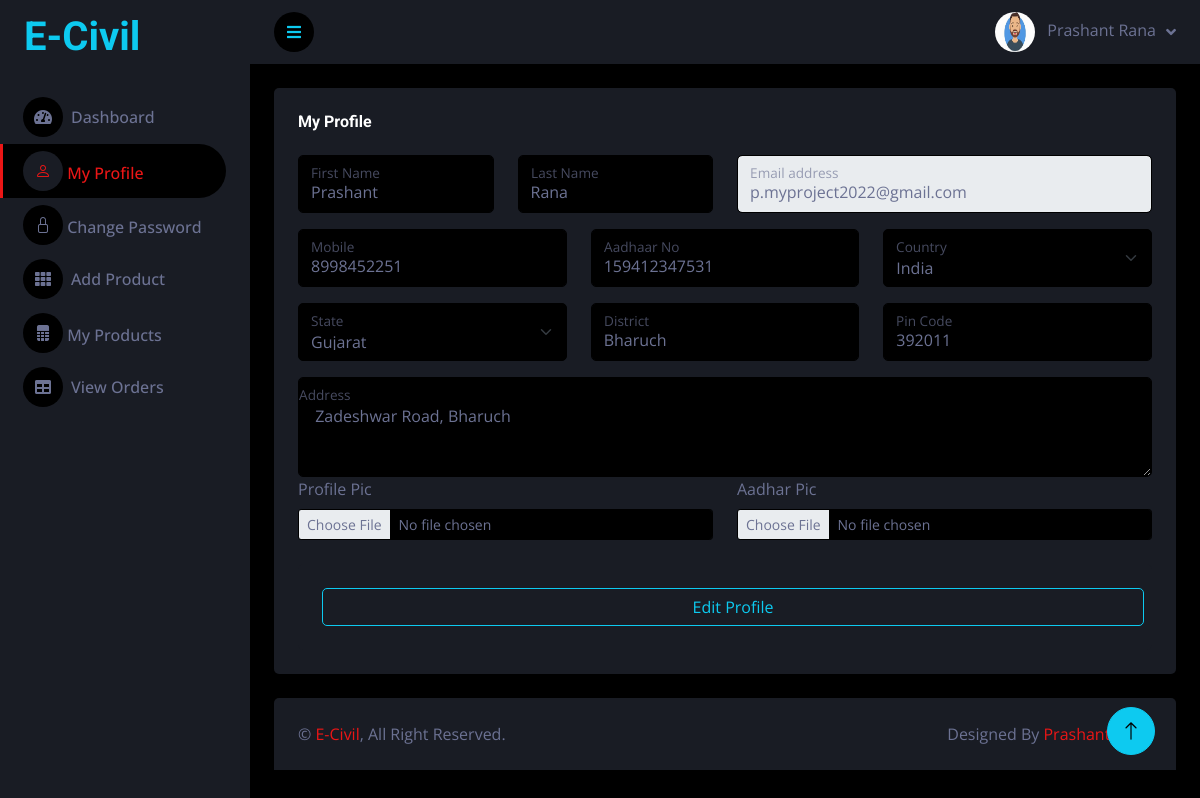
The page /seller/My_Profile/ (signed in) on the database as committed earlier.
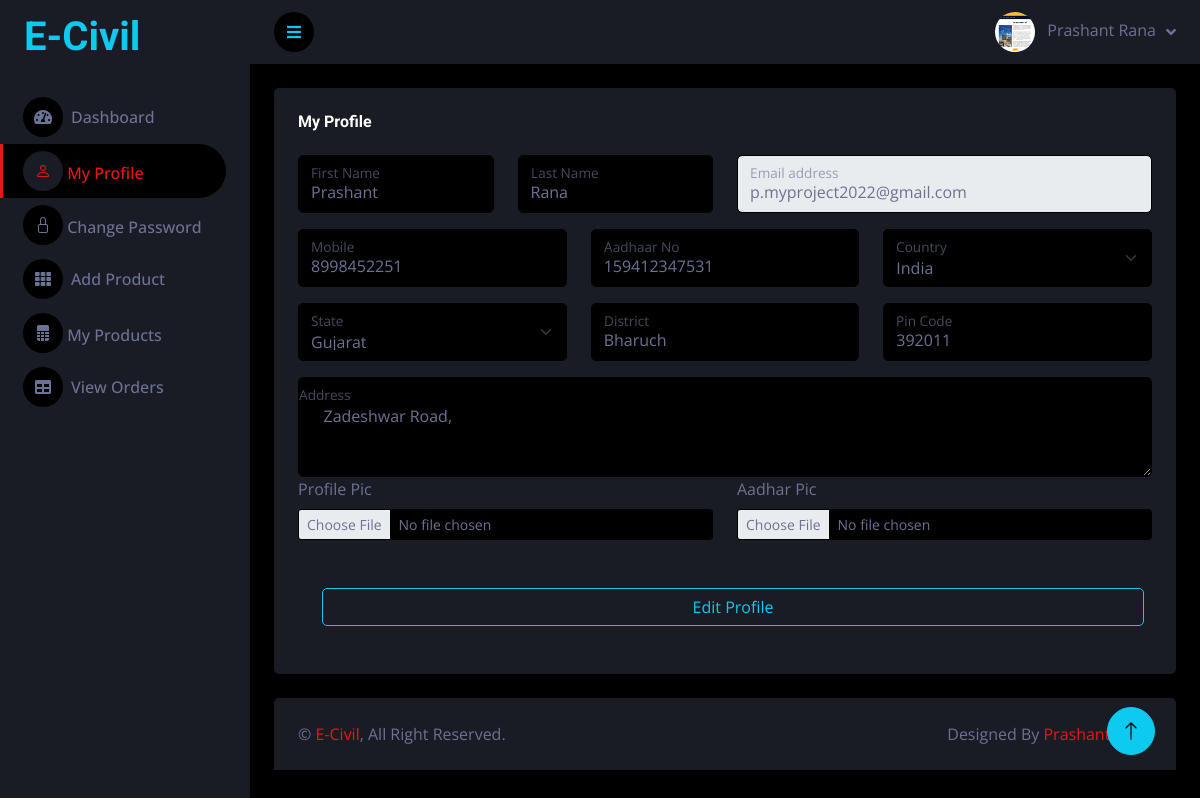
The same page on the database as committed later.
### seller/models.py (models this page shows, shortened)
class User(models.Model):
    fname = models.CharField(max_length=100)
    lname = models.CharField(max_length=100)
    email = models.EmailField(unique=True)
    mobile = models.CharField(max_length=15)
    password = models.CharField(max_length=100)
    pic = models.FileField(upload_to='Profile_Pic',default='avtar.png')
    cou = [('India','India')]
    sta = [('Gujarat','Gujarat'),('Goa','Goa'),('Delhi','Delhi'),('Rajasthan','Rajasthan'),]
    address = models.TextField(null=True,blank=True)
    country = models.CharField(max_length=10,blank=True,null=True)
    state = models.CharField(max_length=10,blank=True,null=True)
    district = models.CharField(max_length=20,blank=True,null=True)
    pincode = models.CharField(max_length=20,blank=True,null=True)
    aadhar = models.CharField(max_length=15,blank=True,null=True)
    aadharpic = models.FileField(upload_to='AadharPic',blank=True,null=True)
    pic = models.FileField(upload_to='profile',default='avtar.png')

### seller/views.py (the view, shortened to what this page needs)
# urls.py: path('My_Profile/', views.profile,name='profile'),
def profile(request):
    uid = User.objects.get(email=request.session['email'])
    return render(request, 'profile.html',{'uid':uid})

### seller/templates/profile.html (shortened to what the changed rows need)
{% extends 'blank.html' %}
{% load static %}
{% block content %}
<div class="container-fluid pt-4 px-4">
    <div class="row g-4">
<form action="{% url 'profile' %}" method="POST" enctype="multipart/form-data">
    <div class="col-sm-12 col-xl-12">
        <div class="bg-secondary rounded h-100 p-4">
            <div class="row">
                <div class="col-3">
                    <div class="form-floating mb-3">
                        <input type="text" class="form-control" id="floatingInput"
                            placeholder="First Name" name="fname" value="{{uid.fname}}" required>
                        <label for="floatingInput">First Name</label>
                    </div>
                </div>
                <div class="col-3">
                    <div class="form-floating mb-3">
                        <input type="text" class="form-control" id="floatingPassword"
                            placeholder="Last Name" name="lname" value="{{uid.lname}}" required>
                        <label for="floatingPassword">Last Name</label>
                    </div>
                </div>
                <div class="col-6">
                    <div class="form-floating mb-3">
                        <input type="email" class="form-control" disabled id="floatingInput"
                            placeholder="name@example.com" name="email" value="{{uid.email}}">
                        <label for="floatingInput">Email address</label>
                    </div>
                </div>
            </div>
            <div class="row">
                <div class="col-4">
                    <div class="form-floating mb-3">
                        <input type="text" class="form-control" id="floatingInput"
                            placeholder="Mobile" name="mobile" value="{{uid.mobile}}" required>
                        <label for="floatingInput">Mobile</label>
                    </div>
                </div>
                <div class="col-4">
                    <div class="form-floating mb-3">
                        <input type="text" class="form-control" id="floatingInput"
                            placeholder="Aadhaar No" name="aadhar" value="{{uid.aadhar}}" required>
                        <label for="floatingInput">Aadhaar No</label>
                    </div>
                </div>
                <div class="col-4">
                    <div class="form-floating mb-3">
                        <select class="form-select" id="floatingSelect"
                            aria-label="Floating label select example" name="country" value="{{uid.country}}" required>
                            <option value="{{uid.country}}">{{uid.country}}</option>
                        </select>
                        <label for="floatingSelect">Country</label>
                    </div>
                </div>
            </div>
            <div class="row">
                <div class="col-4">
                    <div class="form-floating mb-3">
                        <select class="form-select" id="floatingSelect"
                            aria-label="Floating label select example" name="state" value="{{uid.state}}" required>
                            <option value="{{uid.state}}">{{uid.state}}</option>
                        </select>
                        <label for="floatingSelect">State</label>
                    </div>
                </div>
                <div class="col-4">
                    <div class="form-floating mb-3">
                        <input type="text" class="form-control" id="floatingPassword"
                            placeholder="District" name="district" value="{{uid.district}}" required>
                        <label for="floatingPassword">District</label>
                    </div>
                </div>
                <div class="col-4">
                    <div class="form-floating mb-3">
                        <input type="text" class="form-control" id="floatingPassword"
                            placeholder="Pin Code" name="pincode" value="{{uid.pincode}}" required>
                        <label for="floatingPassword">Pin Code</label>
                    </div>
                </div>
            </div>
            <div class="row">
                <div class="form-floating">
                    <textarea class="form-control" placeholder="Address"
                        id="floatingTextarea" name="address" style="height: 100px;">{% if uid.address %} {{uid.address}} {% endif %}</textarea>
                    <label for="floatingTextarea">Address</label>
                </div>
            </div>
        </div>
    </div>
</form>
</div>
</div>
{% endblock %}

### seller/templates/blank.html (shortened to what this page needs)
{% load static %}
<!DOCTYPE html>
<html lang="en">
<head>
    <link href="https://cdnjs.cloudflare.com/ajax/libs/font-awesome/5.10.0/css/all.min.css" rel="stylesheet">
    <link href="https://cdn.jsdelivr.net/npm/bootstrap-icons@1.4.1/font/bootstrap-icons.css" rel="stylesheet">
    <link href="{% static 'lib/owlcarousel/owl.carousel.min.css' %}" rel="stylesheet">
    <link href="{% static 'lib/tempusdominus/css/tempusdominus-bootstrap-4.min.css' %}" rel="stylesheet" />
    <link href="{% static 'css/bootstrap.min.css' %}" rel="stylesheet">
    <link href="{% static 'css/style.css' %}" rel="stylesheet">
</head>
<body>
    <div class="container-fluid position-relative d-flex p-0">
        <div class="sidebar pe-4 pb-3">
            <nav class="navbar bg-secondary navbar-dark">
                <a href="{% url 'index' %}" class="navbar-brand mx-4 mb-3">
                    <h1 class="text-info">E-Civil</h1>
                </a>
                <div class="navbar-nav w-100">
                    {% block dash %}
                    <a href="{% url 'index' %}" class="nav-item nav-link "><i class="fa fa-tachometer-alt me-2"></i>Dashboard</a>
                    {% endblock %}
                    {% block profile %}{% endblock %}
                    {% block change %}
                    <a href="{% url 'changepswd' %}" class="nav-item nav-link"><i class="bi bi-lock"></i>
                        Change Password</a>
                    {% endblock %}
                    {% block service %}
                    <a href="{% url 'service' %}" class="nav-item nav-link"><i class="fa fa-th me-2"></i>Add Product</a>
                    {% endblock %}
                    {% block my %}
                    <a href="{% url 'myservice' %}" class="nav-item nav-link"><i class="bi bi-file-spreadsheet-fill"></i>           My Products</a>
                    {% endblock %}
                    {% block order %}
                    <a href="{% url 'view-client-booking' %}" class="nav-item nav-link"><i class="fa fa-table me-2"></i>View Orders</a>
                    {% endblock %}
                </div>
            </nav>
        </div>
        <div class="content">
            <nav class="navbar navbar-expand bg-secondary navbar-dark sticky-top px-4 py-0">
                <a href="#" class="sidebar-toggler flex-shrink-0" style="color: #0dcaf0;">
                    <i class="fa fa-bars"></i>
                </a>
                <div class="navbar-nav align-items-center ms-auto">
                    <div class="nav-item dropdown">
                        <a href="#" class="nav-link dropdown-toggle" data-bs-toggle="dropdown">
                            <img class="rounded-circle me-lg-2" src="{{uid.pic.url}}" alt="" style="width: 40px; height: 40px;">
                            <span class="d-none d-lg-inline-flex">{{uid.fname}} {{uid.lname}}</span>
                        </a>
                    </div>
                </div>
            </nav>
{% block content %}
{% endblock %}
            <div class="container-fluid pt-4 px-4">
                <div class="bg-secondary rounded-top p-4">
                    <div class="row">
                        <div class="col-12 col-sm-6 text-center text-sm-start">
                            &copy; <a href="{% url 'client_index' %}">E-Civil</a>, All Right Reserved.
                        </div>
                        <div class="col-12 col-sm-6 text-center text-sm-end">
                            Designed By <a href="">Prashant Rana</a>
                        </div>
                    </div>
                </div>
            </div>
        </div>
        <a href="#" class="btn btn-lg btn-info btn-lg-square back-to-top"><i class="bi bi-arrow-up"></i></a>
    </div>
</body>
</html>

Rows that differ between the two databases and show on the page:
changed User "Prashant": pic: a different picture; address "Zadeshwar Road, Bharuch" → "Zadeshwar Road,"
